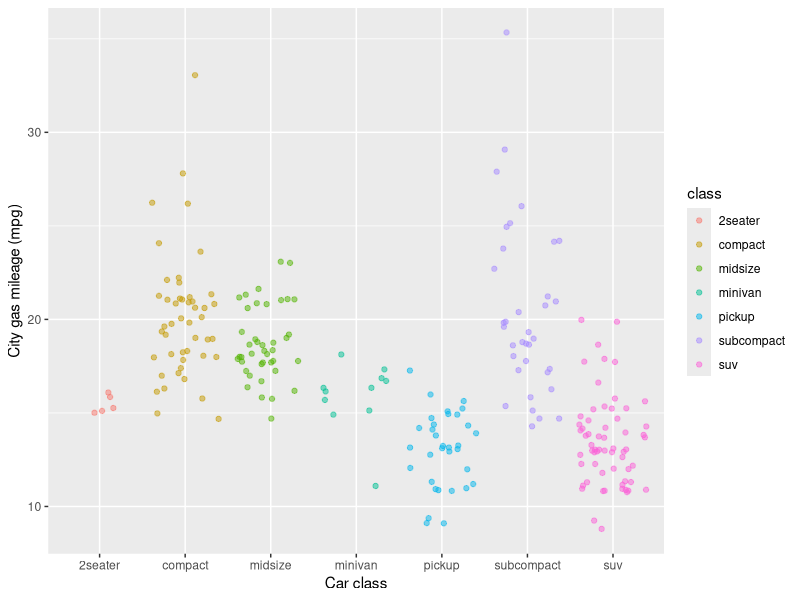

The R source for this figure:
## ---- chunk 1
knitr::opts_chunk$set(echo = TRUE)

library(tidyverse)
## ---- chunk 2
ggplot(data = mpg, aes(x = class, y = cty)) +
	geom_jitter(aes(color = class), alpha = 0.5) +
  labs(x = "Car class", y = "City gas mileage (mpg)")
